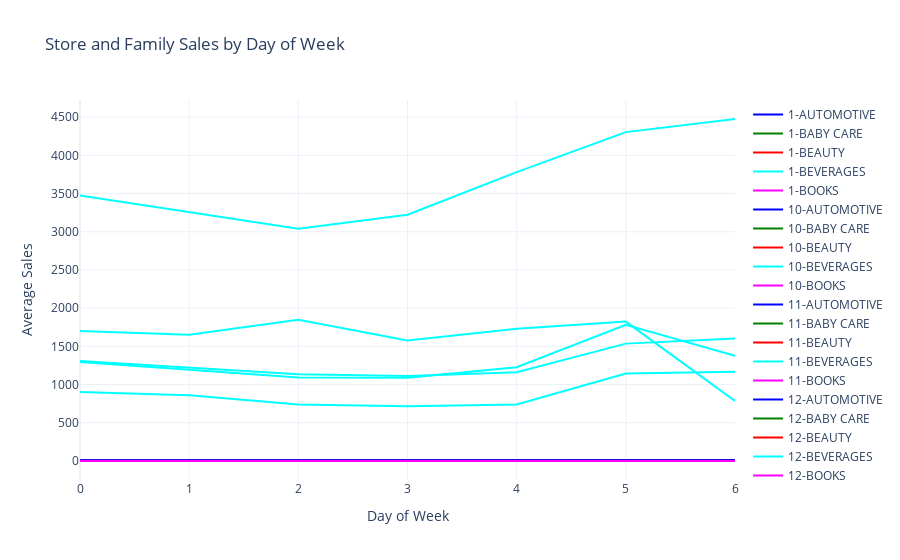

The notebook cell this image was saved under:
### Markdown cell above
> 结论: 商品销售单价存在周季节性, 但是每个商品的周季节性变化趋势都不太相同

### Code cell
fig = go.Figure()

# 定义不同颜色的线条
colors = ['blue', 'green', 'red', 'cyan', 'magenta']

# 添加数据线条
for i, (store_nbr_name, family) in enumerate(itertools.product(store_nbr_names[:5], familys[:5])):
    sample_df = (train_df
                 .query("family == @family and store_nbr == @store_nbr_name")
                 .reset_index(['family', 'store_nbr'], drop=True)
    )
    sample_df['day_of_week'] = pd.to_datetime(sample_df.index.values).dayofweek
    day_of_week = sample_df.groupby(by='day_of_week')['sales'].mean()

    # 将每一条线加到图上，并为每个曲线设置名称和颜色
    fig.add_trace(go.Scatter(x=day_of_week.index, y=day_of_week, mode='lines',
                             name=f'{store_nbr_name}-{family}', 
                             line=dict(color=colors[i % len(colors)])))

# 设置图表布局
fig.update_layout(
    title="Store and Family Sales by Day of Week",
    xaxis_title="Day of Week",
    yaxis_title="Average Sales",
    template="plotly_white",
    hovermode="x unified"  # 悬停时同时显示所有线条的值
)

# 显示图表
fig.show()

### Figure 1 — Plotly figure (JSON) as saved in the notebook; plotly's stock layout.template omitted (floating-point values rounded to 4 significant figures)
{"data": [{"line": {"color": "blue"}, "mode": "lines", "name": "1-AUTOMOTIVE", "type": "scatter", "x": [0, 1, 2, 3, 4, 5, 6], "y": [3.303, 3.872, 3.546, 3.079, 3.805, 3.702, 1.442]}, {"line": {"color": "green"}, "mode": "lines", "name": "1-BABY CARE", "type": "scatter", "x": [0, 1, 2, 3, 4, 5, 6], "y": [0, 0, 0, 0, 0, 0, 0]}, {"line": {"color": "red"}, "mode": "lines", "name": "1-BEAUTY", "type": "scatter", "x": [0, 1, 2, 3, 4, 5, 6], "y": [2.66, 2.591, 2.621, 2.562, 2.39, 2.769, 1.273]}, {"line": {"color": "cyan"}, "mode": "lines", "name": "1-BEVERAGES", "type": "scatter", "x": [0, 1, 2, 3, 4, 5, 6], "y": [1700.0, 1651.0, 1847.0, 1576.0, 1732.0, 1824.0, 785.8]}, {"line": {"color": "magenta"}, "mode": "lines", "name": "1-BOOKS", "type": "scatter", "x": [0, 1, 2, 3, 4, 5, 6], "y": [0.1328, 0.1446, 0.1667, 0.1042, 0.1369, 0.1281, 0.06198]}, {"line": {"color": "blue"}, "mode": "lines", "name": "10-AUTOMOTIVE", "type": "scatter", "x": [0, 1, 2, 3, 4, 5, 6], "y": [2.9, 2.798, 2.737, 2.521, 2.838, 3.773, 4.054]}, {"line": {"color": "green"}, "mode": "lines", "name": "10-BABY CARE", "type": "scatter", "x": [0, 1, 2, 3, 4, 5, 6], "y": [0.2407, 0.2521, 0.2792, 0.2042, 0.2614, 0.3884, 0.4091]}, {"line": {"color": "red"}, "mode": "lines", "name": "10-BEAUTY", "type": "scatter", "x": [0, 1, 2, 3, 4, 5, 6], "y": [1.39, 1.372, 1.137, 1.025, 0.9917, 1.897, 1.835]}, {"line": {"color": "cyan"}, "mode": "lines", "name": "10-BEVERAGES", "type": "scatter", "x": [0, 1, 2, 3, 4, 5, 6], "y": [903.3, 862.0, 739.2, 715.2, 740.9, 1144.0, 1169]}, {"line": {"color": "magenta"}, "mode": "lines", "name": "10-BOOKS", "type": "scatter", "x": [0, 1, 2, 3, 4, 5, 6], "y": [0, 0, 0, 0, 0, 0, 0]}, {"line": {"color": "blue"}, "mode": "lines", "name": "11-AUTOMOTIVE", "type": "scatter", "x": [0, 1, 2, 3, 4, 5, 6], "y": [6.141, 5.979, 6.504, 5.662, 5.876, 8.165, 8.545]}, {"line": {"color": "green"}, "mode": "lines", "name": "11-BABY CARE", "type": "scatter", "x": [0, 1, 2, 3, 4, 5, 6], "y": [0.2573, 0.186, 0.1375, 0.1208, 0.1494, 0.2769, 0.1901]}, {"line": {"color": "red"}, "mode": "lines", "name": "11-BEAUTY", "type": "scatter", "x": [0, 1, 2, 3, 4, 5, 6], "y": [4.477, 4.393, 4.275, 4.05, 3.602, 5.785, 6.855]}, {"line": {"color": "cyan"}, "mode": "lines", "name": "11-BEVERAGES", "type": "scatter", "x": [0, 1, 2, 3, 4, 5, 6], "y": [3474.0, 3253.0, 3040.0, 3223.0, 3781.0, 4304.0, 4476.0]}, {"line": {"color": "magenta"}, "mode": "lines", "name": "11-BOOKS", "type": "scatter", "x": [0, 1, 2, 3, 4, 5, 6], "y": [0, 0, 0, 0, 0, 0, 0]}, {"line": {"color": "blue"}, "mode": "lines", "name": "12-AUTOMOTIVE", "type": "scatter", "x": [0, 1, 2, 3, 4, 5, 6], "y": [4.224, 4.066, 3.905, 3.933, 4.183, 6.707, 6.318]}, {"line": {"color": "green"}, "mode": "lines", "name": "12-BABY CARE", "type": "scatter", "x": [0, 1, 2, 3, 4, 5, 6], "y": [0.1079, 0.09091, 0.1162, 0.0875, 0.06639, 0.1033, 0.1777]}, {"line": {"color": "red"}, "mode": "lines", "name": "12-BEAUTY", "type": "scatter", "x": [0, 1, 2, 3, 4, 5, 6], "y": [1.017, 0.9545, 0.9253, 0.7417, 0.7635, 1.07, 1.281]}, {"line": {"color": "cyan"}, "mode": "lines", "name": "12-BEVERAGES", "type": "scatter", "x": [0, 1, 2, 3, 4, 5, 6], "y": [1310.0, 1224.0, 1136.0, 1112.0, 1162.0, 1536.0, 1605.0]}, {"line": {"color": "magenta"}, "mode": "lines", "name": "12-BOOKS", "type": "scatter", "x": [0, 1, 2, 3, 4, 5, 6], "y": [0, 0, 0, 0, 0, 0, 0]}, {"line": {"color": "blue"}, "mode": "lines", "name": "13-AUTOMOTIVE", "type": "scatter", "x": [0, 1, 2, 3, 4, 5, 6], "y": [5.303, 4.769, 4.768, 4.388, 4.979, 8.107, 6.347]}, {"line": {"color": "green"}, "mode": "lines", "name": "13-BABY CARE", "type": "scatter", "x": [0, 1, 2, 3, 4, 5, 6], "y": [0, 0, 0, 0, 0, 0, 0]}, {"line": {"color": "red"}, "mode": "lines", "name": "13-BEAUTY", "type": "scatter", "x": [0, 1, 2, 3, 4, 5, 6], "y": [1.266, 1.145, 0.9295, 1.075, 1.091, 1.963, 1.517]}, {"line": {"color": "cyan"}, "mode": "lines", "name": "13-BEVERAGES", "type": "scatter", "x": [0, 1, 2, 3, 4, 5, 6], "y": [1295.0, 1190.0, 1093.0, 1089.0, 1227.0, 1782.0, 1377.0]}, {"line": {"color": "magenta"}, "mode": "lines", "name": "13-BOOKS", "type": "scatter", "x": [0, 1, 2, 3, 4, 5, 6], "y": [0, 0, 0, 0, 0, 0, 0]}], "layout": {"hovermode": "x unified", "title": {"text": "Store and Family Sales by Day of Week"}, "xaxis": {"title": {"text": "Day of Week"}}, "yaxis": {"title": {"text": "Average Sales"}}}}
